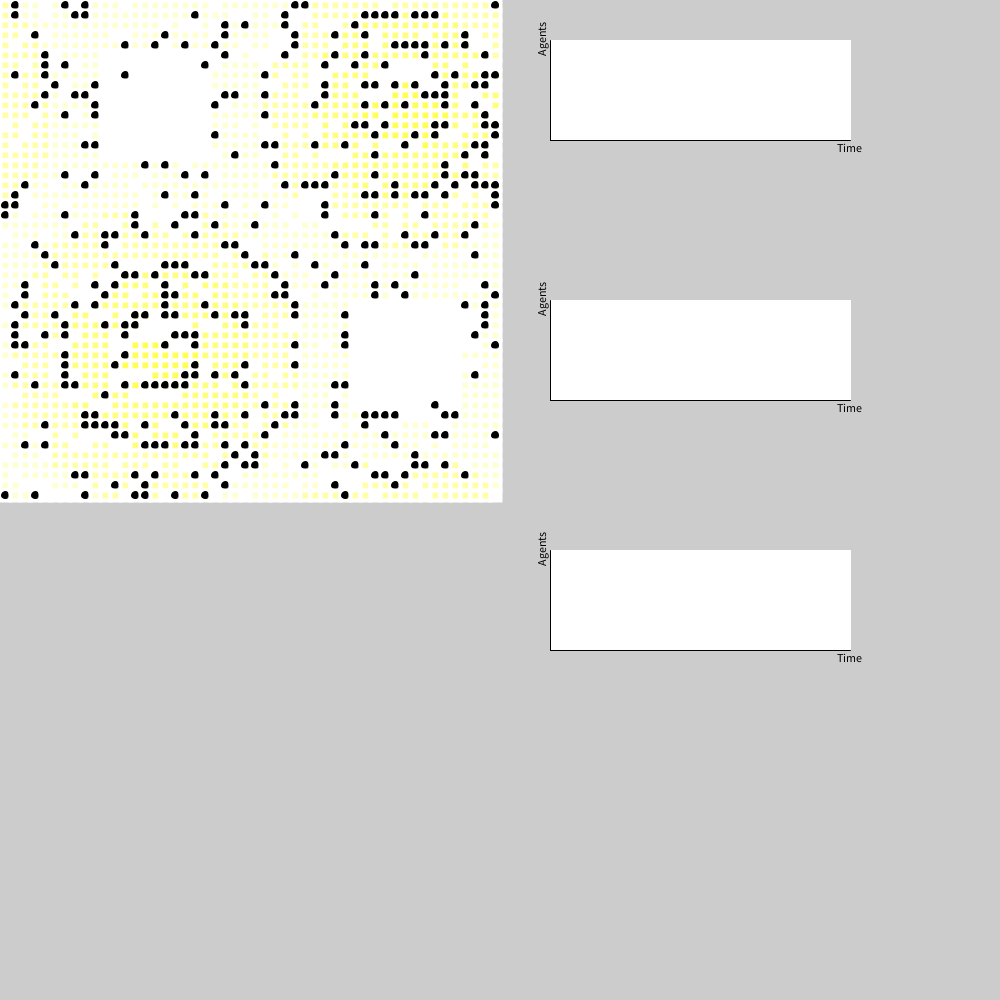
Frame 1 (no input)
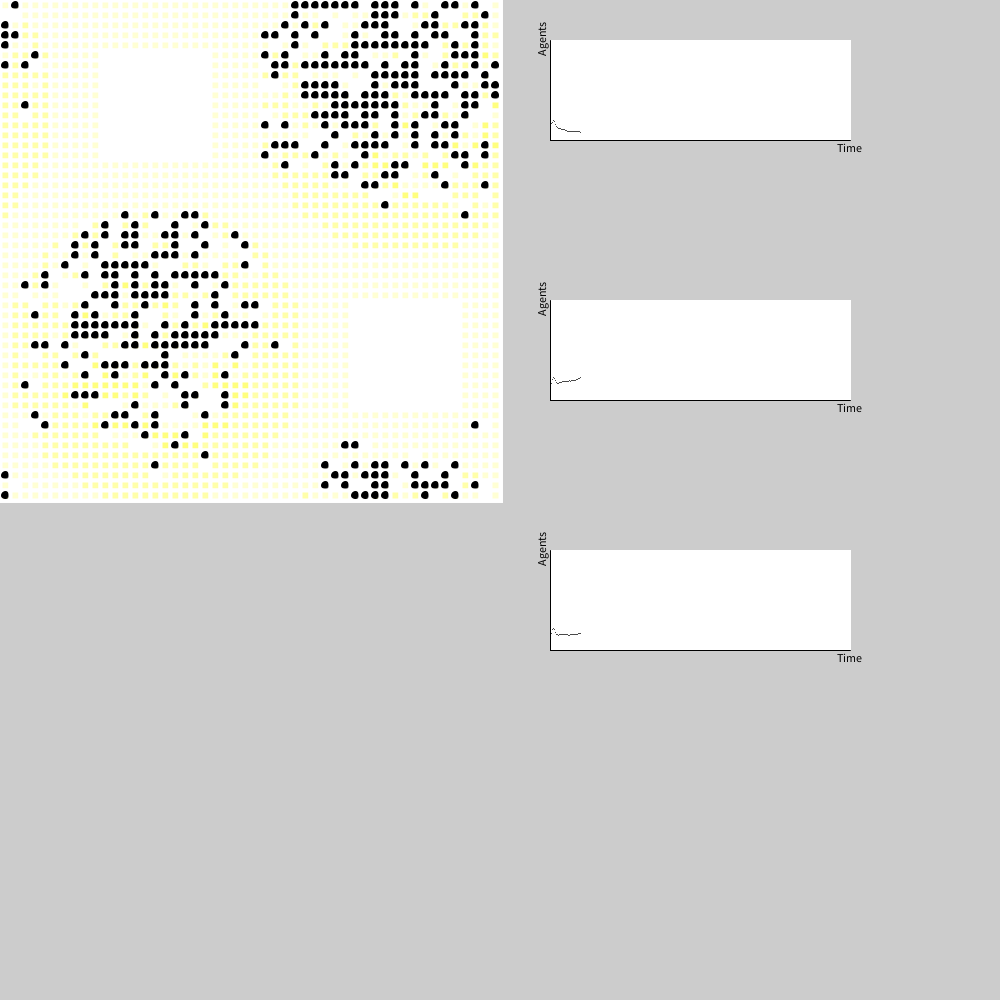
Frame 60 (the mouse pressed at the canvas centre just before this capture)
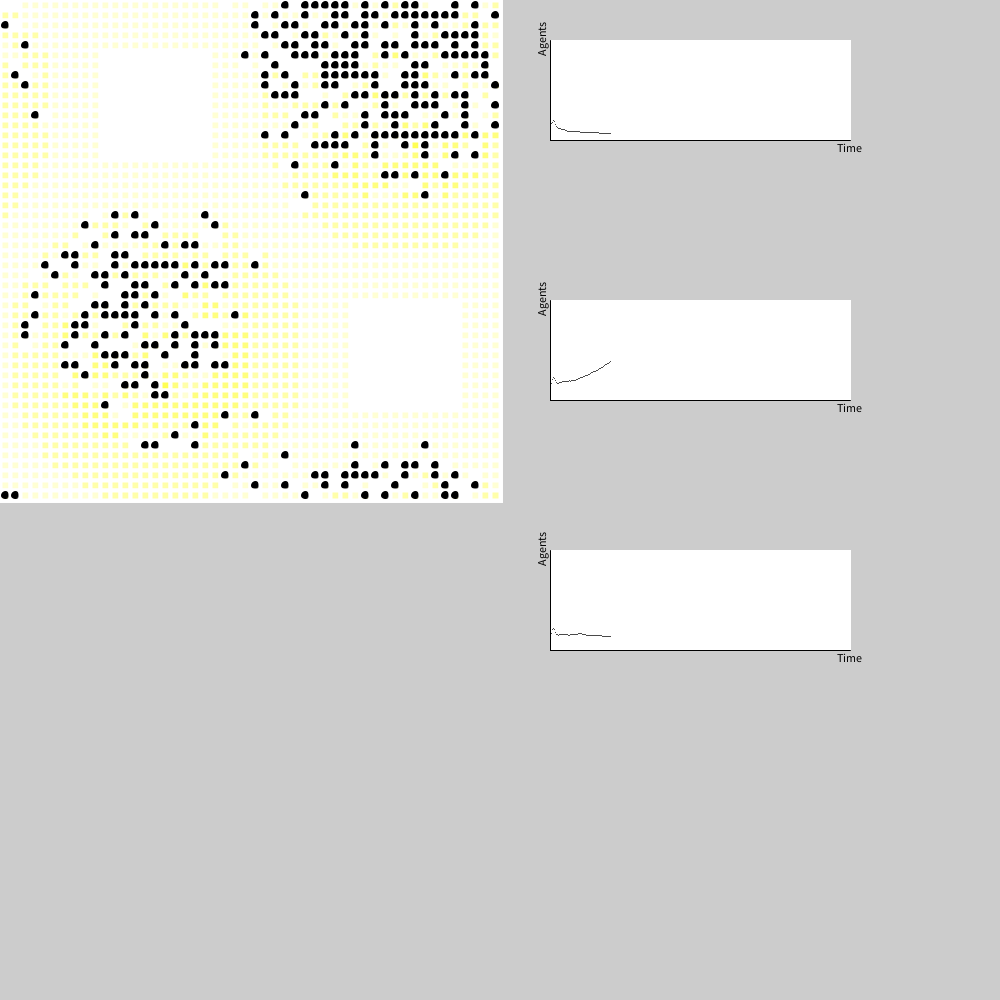
Frame 120 (the mouse held since frame 60 and released just before this capture)

The Processing sketch that drew these frames (run headless with seeded random() and noise(); from frame 60 on, the mouse is pressed at the canvas centre):

// Processing sketch: Final
// ── Final.pde
void setup(){
  size(1000,1000);
  gridSmall.addSugarBlob(40,10,5,4);
  gridSmall.addSugarBlob(15,35,5,4);
  gridLarge.addSugarBlob(40,10,5,4);
  gridLarge.addSugarBlob(15,35,5,4);
  gridExtinct.addSugarBlob(40,10,5,4);
  gridExtinct.addSugarBlob(15,35,5,4);
  gridSmall.setFertility(fSmall);
  gridLarge.setFertility(fLarge);
  fLarge.setType(false);
  fExtinct.setType(false);
  Integer[] agesChildStart = new Integer[]{12,15};
  Integer[] agesYSmallChildStop = new Integer[]{30,40};
  Integer[] agesXSmallChildStop = new Integer[]{40,50};
  Integer[] agesYLargeChildStop = new Integer[]{40,50};
  Integer[] agesXLargeChildStop = new Integer[]{50,60};
  childBearingOnset_Small.put('X',agesChildStart);
  childBearingOnset_Small.put('Y',agesChildStart);
  climatixOnset_Small.put('X',agesYSmallChildStop);
  climatixOnset_Small.put('Y',agesXSmallChildStop);
  childBearingOnset_Large.put('X',agesChildStart);
  childBearingOnset_Large.put('Y',agesChildStart);
  climatixOnset_Large.put('X',agesYLargeChildStop);
  climatixOnset_Large.put('Y',agesXLargeChildStop);
  for(int i = 0; i < 401; i++){
    Agent adding = factory.makeAgent();
    gridSmall.addAgentAtRandom(adding);
    gridLarge.addAgentAtRandom(adding);
    gridExtinct.addAgentAtRandom(adding);
  }
  frameRate(5);
}

HashMap<Character,Integer[]> childBearingOnset_Small = new HashMap();
HashMap<Character,Integer[]> climatixOnset_Small = new HashMap();
HashMap<Character,Integer[]> childBearingOnset_Large = new HashMap();
HashMap<Character,Integer[]> climatixOnset_Large = new HashMap();
HashMap<Character,Integer[]> childBearingOnset_Extinct = new HashMap();
HashMap<Character,Integer[]> climatixOnset_Extinct = new HashMap();

PollutionRule P = new PollutionRule(1,2);
FertilityRule fSmall = new FertilityRule(childBearingOnset_Small,climatixOnset_Small);
FertilityRule fLarge = new FertilityRule(childBearingOnset_Large,climatixOnset_Large);
FertilityRule fExtinct = new FertilityRule(childBearingOnset_Small,climatixOnset_Small);
MovementRule M = new SugarSeekingMovementRule();
MovementRule PM = new PollutionMovementRule();
GrowthRule G = new GrowbackRule(1);
GrowthRule SG = new SeasonalGrowbackRule(2,1,10,20,20);
SugarGrid gridSmall = new SugarGrid(50,50,10,G,P);
SugarGrid gridLarge = new SugarGrid(50,50,10,G,P);
SugarGrid gridExtinct = new SugarGrid(50,50,10,G,P);
LineGraph graph1 = new AgentGraph(550,050,300,100, "Time", "Agents");
LineGraph graph2 = new AgentGraph(550,300,300,100, "Time", "Agents");
LineGraph graph3 = new AgentGraph(550,550,300,100, "Time", "Agents");
AgentFactory factory = new AgentFactory(1,4,1,6,50,100,M);
ReplacementRule R = new ReplacementRule(60,100,factory);

void draw(){
  gridSmall.update();
  fSmall.reproduce(gridSmall);
  gridLarge.update();
  fLarge.reproduce(gridLarge);
  gridExtinct.update();
  fExtinct.reproduce(gridExtinct);
  gridExtinct.display();
  graph1.update(gridSmall);
  graph2.update(gridLarge);
  graph3.update(gridExtinct);
}

// ── AgentFactory.pde
class AgentFactory
{
  //variables
  int minMetabolism;
  int maxMetabolism;
  int minVision;
  int maxVision;
  int minInitialSugar;
  int maxInitialSugar;
  MovementRule M;
  
  //constructor
  public AgentFactory(int minM, int maxM, int minV, int maxV, int minS, int maxS, MovementRule M){
    this.minMetabolism = minM;
    this.maxMetabolism = maxM;
    this.minVision = minV;
    this.maxVision = maxV;
    this.minInitialSugar = minS;
    this.maxInitialSugar = maxS;
    this.M = M;
  }
  
  //makeAgent
  public Agent makeAgent(){
    int meta = (int)random(this.minMetabolism,this.maxMetabolism);
    int vis = (int)random(this.minVision,this.maxVision);
    int sug = (int)random(this.minInitialSugar,this.maxInitialSugar);
    return new Agent(meta,vis,sug,this.M);
  }
  
}

// ── CDF.pde
abstract class CDFGraph extends Graph
{
  //variables
  int CPV;
  int numUpdates;
  int HowWide;
  int X;
  int Y;
  
  //constructor
  public CDFGraph(int X, int Y, int HowWide, int HowTall, String Xlab, String Ylab, int callsPerValue){
    super(X,Y,HowWide,HowTall,Xlab,Ylab);
    this.CPV = callsPerValue;
    this.numUpdates = 0;
    this.HowWide = HowWide;
    this.X = X;
    this.Y = Y;
  }
  
  //reset
  public abstract void reset(SugarGrid G);
  
  //nextPoint
  public abstract int nextPoint(SugarGrid G);
  
  //getTotalCalls
  public abstract int getTotalCalls(SugarGrid G);
  
  //update
  public void update(SugarGrid G){
    int numPerCell;
    this.numUpdates = 0;
    super.update(G);
    reset(G);
    if(getTotalCalls(G)!=0) numPerCell = this.HowWide/getTotalCalls(G);
    else numPerCell = 0;
    while(numUpdates < getTotalCalls(G)){
      strokeWeight(1);
      rectMode(CORNER);
      rect((numUpdates*numPerCell)+this.X,nextPoint(G),numPerCell,1);
      numUpdates++;
    }
  }
  
}

class WealthCDF extends CDFGraph
{
  //variables
  ArrayList<Agent> sorted;
  int totalSugar;
  int sugarSoFar;
  int CPV;
  
  //constructor
  public WealthCDF(int X, int Y, int HowWide, int HowTall, String Xlab, String Ylab, int callsPerValue){
    super(X,Y,HowWide,HowTall,Xlab,Ylab,callsPerValue);
    totalSugar = 0;
    this.CPV = callsPerValue;
  }
  
  //reset
  public void reset(SugarGrid G){
    Sorter R = new QuickSorter();
    totalSugar = 0;
    sorted = G.getAgents();
    R.sort(sorted);
    for(Agent i:sorted){
      totalSugar+=i.getSugarLevel();
    }
    sugarSoFar = 0;
  }
  
  //nextPoint
  public int nextPoint(SugarGrid G){
    int currentAgents = (numUpdates)*this.CPV;
    int AverageSugar = 0;
    for(int i = currentAgents; i < this.CPV+currentAgents && i < sorted.size(); i++){
      AverageSugar+= sorted.get(i).getSugarLevel();
    }
    AverageSugar /= this.CPV;
    sugarSoFar += AverageSugar;
    double temp = (double)sugarSoFar/totalSugar;
    temp*=-this.Height;
    temp-=(temp/this.Height);
    temp*=3;
    temp+=this.y; 
    temp+=this.Height; 
    return (int)temp;
  }
  
  //getTotalCalls
  public int getTotalCalls(SugarGrid G){
    ArrayList<Agent> Lenght = G.getAgents();
    float temp = (float)Lenght.size()/this.CPV;
    temp+=0.5;
    return (int)temp;
  }
  
}

// ── Fertility.pde
class FertilityRule
{
  //variables
  Map<Character, Integer[]> child;
  Map<Character, Integer[]> climax;
  Map<Agent,Integer> referenceChild;
  Map<Agent,Integer> referenceClimax;
  Map<Agent,Integer> PrevSug;
  boolean type;
  
  //constructor
  public FertilityRule(Map<Character, Integer[]> childbearingOnset, Map<Character, Integer[]> climaticOnset){
    this.child = childbearingOnset;
    this.climax = climaticOnset;
    this.PrevSug = new HashMap(30);
    this.referenceChild = new HashMap(30);
    this.referenceClimax = new HashMap(30);
    this.type = true;
  }
  
  //isFertile
  public boolean isFertile(Agent A){
    if(A == null || !A.isAlive()){ //<>//
      //remove A from everything //<>//
      //
      //
      //
      return false; //<>//
    } //<>//
    if(!this.PrevSug.containsKey(A)){ //<>//
      char sex = A.getSex(); //<>//
      if(sex == 'X'){ //<>//
        int cX1 = child.get('X')[0]; //<>//
        int cX2 = child.get('X')[1]; //<>//
        int c = (int)random(cX1,cX2); //<>//
        this.referenceChild.put(A,c); //<>//
        int oX1 = climax.get('X')[0]; //<>//
        int oX2 = climax.get('X')[1]; //<>//
        int o = (int)random(oX1,oX2); //<>//
        this.referenceClimax.put(A,o); //<>//
      } //<>//
      else{ //<>//
        int cY1 = child.get('Y')[0]; //<>//
        int cY2 = child.get('Y')[1]; //<>//
        int c = (int)random(cY1,cY2); //<>//
        this.referenceChild.put(A,c); //<>//
        int oY1 = climax.get('Y')[0]; //<>//
        int oY2 = climax.get('Y')[1]; //<>//
        int o = (int)random(oY1,oY2); //<>//
        this.referenceClimax.put(A,o); //<>//
      } //<>//
    } //<>//
    int C = this.referenceChild.get(A); //<>//
    int O = this.referenceClimax.get(A); //<>//
    int Age = A.getAge(); //<>//
    if(Age >= C && Age < O){ //<>//
      if(!PrevSug.containsKey(A)){ //<>//
        PrevSug.put(A,A.getSugarLevel()); //<>//
      } //<>//
      if(type){
        if(A.getSugarLevel() >= PrevSug.get(A)){  //<>//
          return true; 
        }
      }
      else{
        if(A.getSugarLevel() >= (int)random(10,40)){
          return true;
        }
      }
    } //<>//
    return false; //<>//
  }
  
  //canBreed
  public boolean canBreed(Agent A, Agent B, LinkedList<Square> near){
    for(Square i: near){
      if(i.getAgent() == B) break;
      if(i == near.getLast()) return false;
    }
    for(Square i: near){
      if(i.getAgent() == null) break;
      if(i == near.getLast()) return false;
    }
    if(A.getSex() != B.getSex()) return false;
    else{
      if(isFertile(A) && isFertile(B)) return true;
    }
    return false;
  }
  
  //breed
  public Agent breed(Agent A, Agent B, LinkedList<Square> Alocal, LinkedList<Square> Blocal){
    LinkedList<Square> empty = new LinkedList<Square>();
    Agent NewChild = new Agent(0,0,0,new SugarSeekingMovementRule());
    if(!canBreed(A,B,Alocal) && !canBreed(B,A,Blocal)) return null;
    else{
      int childMeta = 0;
      if((int)random(0,1) == 0) childMeta = A.getMetabolism();
      else childMeta = B.getMetabolism();
      int childVis = 0;
      if((int)random(0,1) == 0) childVis = A.getVision();
      else childVis = B.getVision();
      MovementRule childMove = A.getMovementRule();
      char childSex = 'A';
      if((int)random(0,1) == 0) childSex = 'X';
      else childSex = 'Y';
      NewChild = new Agent(childMeta, childVis, 0, childMove, childSex);
      int halfA = A.getSugarLevel()/2;
      int halfB = B.getSugarLevel()/2;
      A.gift(NewChild,halfA);
      B.gift(NewChild,halfB);
      if((int)random(0,1) == 0){
        for(Square i: Alocal){
          if(i.getAgent() == null) empty.add(i);
        }
      }
      else{
        for(Square i: Blocal){
          if(i.getAgent() == null) empty.add(i);
        }
      }
      Collections.shuffle(empty);
      empty.get((int)random(empty.size())).setAgent(NewChild);
    }
    return NewChild;
  }
  
  //reproduce
  public void reproduce(SugarGrid G){
    ArrayList<Agent> allAgents = G.getAgents();
    for(Agent i: allAgents){
      int k = 0;
      int wide = G.getWidth();
      while(G.getAgentAt(k%wide,k/wide) != i){
        k++;
        if(k > wide*G.getHeight()) break;
      }
      Agent A = i;
      LinkedList<Square> aLocal = G.generateVision(k%wide,k/wide,1);
      aLocal.remove(aLocal.get(0));
      Collections.shuffle(aLocal);
      for(Square j: aLocal){
        Agent B = j.getAgent();
        if(B != null){
          if(this.canBreed(A,B,aLocal)){
            LinkedList<Square> bLocal = G.generateVision(j.getX(),j.getY(),1);
            this.breed(A,B,aLocal,bLocal);
          }
        }
      }
    }
  }
  
  //gets
  ////////////////////////////////////////////
  
  //sets
  ////////////////////////////////////////////
  
  //type
  public void setType(boolean flip){
    this.type = flip;
  }
  
}

// ── Graph.pde
class Graph
{
  //variables
  int x;
  int y;
  int Width;
  int Height;
  String xlab;
  String ylab;
  int counter;
  
  //constructor
  public Graph(int x, int y, int Width, int Height, String xlab, String ylab){
    this.x = x;
    this.y = y;
    this.Width = Width;
    this.Height = Height;
    this.xlab = xlab;
    this.ylab = ylab;
    this.counter = 0;
  }
  
  //update
  public void update(SugarGrid G){
    fill(255);
    strokeWeight(1);
    stroke(255);
    rect(this.x,this.y,this.Width,this.Height);
    stroke(0);
    line(this.x,this.y+this.Height,this.x+this.Width,this.y+this.Height);
    line(this.x,this.y,this.x,this.y+this.Height);
    textAlign(CENTER);
    fill(0);
    text(this.xlab, this.x+this.Width,this.y+this.Height+12);
    pushMatrix();
    translate(this.x,this.y);
    rotate(-PI/2.0);
    text(this.ylab, 0, -5);
    popMatrix();
  }
  
}


abstract class LineGraph extends Graph
{
  //variables
  int X;
  int Y;
  int HW;
  int HT;
  String Xlab;
  String Ylab;
  int UpdateCount;
  int counter;
  
  //constructor
  public LineGraph(int X, int Y, int HowWide, int HowTall, String Xlab, String Ylab){
    super(X,Y,HowWide,HowTall,Xlab,Ylab);
    this.X = X;
    this.Y = Y;
    this.HW = HowWide;
    this.HT = HowTall;
    this.Xlab = Xlab;
    this.Ylab = Ylab;
    this.UpdateCount = 0;
    this.counter = 0;
  }
  
  //nextPoint
  public abstract int nextPoint(SugarGrid G);
  
  //update
  public void update(SugarGrid G){
    counter++;
    strokeWeight(1);
    if(UpdateCount == 0){
      super.update(G);
      this.UpdateCount++;
    }
    else if(counter%2 ==0){
      stroke(0);
      point(this.UpdateCount+this.X,this.Y+this.HT-(nextPoint(G))/4);
      this.UpdateCount++;
      if(this.UpdateCount > this.HW){
        this.UpdateCount = 0;
      }
    }
  }
  
}

class SugarGraph extends LineGraph
{
  //variables
  int AS;
  int X;
  int Y;
  int HW;
  int HT;
  
  //constructor
  public SugarGraph(int X, int Y, int HowWide, int HowTall, String Xlab, String Ylab){
    super(X,Y,HowWide,HowTall,Xlab,Ylab);
    this.HT = HowTall;
  }
  
  //nextPoint
  public int nextPoint(SugarGrid G){
    int TotalAgents = G.getAgents().size();
    if(TotalAgents == 0){
      return this.X;
    }
    int TotalSugar = 0;
    for(Agent i: G.getAgents()){
      TotalSugar += i.getSugarLevel();
    }
    int temp = TotalSugar/TotalAgents;
    temp /= (this.HT/4);
    return temp+5;
  }
  
}

class MetabolismGraph extends LineGraph
{
  //variables
  int AS;
  int X;
  int Y;
  int HW;
  int HT;
  
  //constructor
  public MetabolismGraph(int X, int Y, int HowWide, int HowTall, String Xlab, String Ylab){
    super(X,Y,HowWide,HowTall,Xlab,Ylab);
    this.HT = HowTall;
  }
  
  //nextPoint
  public int nextPoint(SugarGrid G){
    int TotalAgents = G.getAgents().size();
    if(TotalAgents == 0) return X;
    int TotalMetabolism = 0;
    for(Agent i: G.getAgents()){
      TotalMetabolism += i.getMetabolism();
    }
    int temp = TotalMetabolism/TotalAgents;
    temp /= this.HT;
    return temp+5;
  }
  
}

class VisionGraph extends LineGraph
{
  //variables
  int AS;
  int X;
  int Y;
  int HW;
  int HT;
  
  //constructor
  public VisionGraph(int X, int Y, int HowWide, int HowTall, String Xlab, String Ylab){
    super(X,Y,HowWide,HowTall,Xlab,Ylab);
    this.HT = HowTall;
  }
  
  //nextPoint
  public int nextPoint(SugarGrid G){
    int TotalAgents = G.getAgents().size();
    if(TotalAgents == 0) return X;
    int TotalVision = 0;
    for(Agent i: G.getAgents()){
      TotalVision += i.getVision();
    }
    int temp = TotalVision/TotalAgents;
    temp /= this.HT;
    return temp+5;
  }
  
}

class AgentGraph extends LineGraph
{
  //variables
  int x;
  int y;
  int HW;
  int HT;
  
  //constructor
  public AgentGraph(int X, int Y, int HowWide, int HowTall, String Xlab, String Ylab){
    super(X,Y,HowWide,HowTall,Xlab,Ylab);
    this.HT = HowTall;
  }
  
  //nextPoint
  public int nextPoint(SugarGrid G){
    int temp =  G.getAgents().size();
    println(temp);
    if(temp == 0) return this.X;
    temp /= (this.HT/15);
    return temp+5;
  }
  
}

class FertilityGraph extends LineGraph
{
  //variables
  int x;
  int y;
  int HW;
  int HT;
  FertilityRule F;
  
  //constructor
  public FertilityGraph(int X, int Y, int HowWide, int HowTall, String Xlab, String Ylab, FertilityRule F){
    super(X,Y,HowWide,HowTall,Xlab,Ylab);
    this.F = F;
  }
  
  //nextPoint
  public int nextPoint(SugarGrid G){
    int totalAgents = G.getAgents().size();
    int totalFertility = 0;
    if(totalAgents == 0) return this.X;
    for(Agent i: G.getAgents()){
      if(this.F.isFertile(i)){
        totalFertility++;
      }
    }
    return totalFertility/totalAgents;
  }
  
}

// ── Growth.pde
interface GrowthRule
{
  public void growBack(Square S);
}

class GrowbackRule implements GrowthRule
{
  //variables
  int rate;
  
  //constructor
  public GrowbackRule(int rate){
    this.rate = rate;
  }
  
  //growBack
  public void growBack(Square S){
    S.setSugar(S.getSugar()+this.rate);
  }
  
}

class SeasonalGrowbackRule implements GrowthRule
{
  //variables
  int alpha;
  int beta;
  int gamma;
  int equator;
  int numsquares;
  boolean NorthSummer;
  int count;
  
  //constructor
  public SeasonalGrowbackRule(int A, int B, int G, int E, int NS){
    this.alpha = A;
    this.beta = B;
    this.gamma = G;
    this.equator = E;
    this.numsquares = NS;
    this.NorthSummer = true;
    this.count = 0;
  }
  
  //gorwBack
  public void growBack(Square S){
    if(S.getY() >= this.equator){
      if(NorthSummer == true){
        S.increaseSugar(this.alpha);
      }
      else S.increaseSugar(this.beta);
    }
    else if(S.getY() < this.equator){
      if(NorthSummer == true){
        S.increaseSugar(this.beta);
      }
      else S.increaseSugar(this.alpha);
    }
  }
  
  //NorthSummer
  public boolean NorthSummer(){
    return NorthSummer;
  }
  
}

// ── MovementRules.pde
import java.util.*;

interface MovementRule
{
  //move
  public Square move(LinkedList<Square> near, SugarGrid G, Square Middle);
  
}

public class SugarSeekingMovementRule implements MovementRule
{
  //variables
  
  //constructor
  public SugarSeekingMovementRule(){}
  
  //move
  public Square move(LinkedList<Square> near, SugarGrid G, Square Middle){
    Collections.shuffle(near);
    Square BestS = new Square(0,0,0,0);
    int BestI = 0;
    for(Square i: near){
      if(i.getSugar() > BestI){ BestS = i; BestI = i.getSugar(); }
      else if(i.getSugar() == BestI){
        if(BestI == 0);
        else{
          if(G.euclidianDistance(i,Middle) < G.euclidianDistance(BestS, Middle)){ 
            if(i.getAgent() == null){
              BestS = i; 
            }
          }
        }
      }
    }
    return BestS;
  }
  
}

public class PollutionMovementRule implements MovementRule
{
  //variables
  
  //constructor
  public PollutionMovementRule(){}
  
  //move
  public Square move(LinkedList<Square> near, SugarGrid G, Square Middle){
    Square BestS = new Square(0,0,0,0);
    int BestP = 10000;
    int BestI = 1;
    for(Square i: near){
      int ratio = i.getPollution()/i.getSugar();
      if(ratio < BestP/BestI){ BestS = i; BestI = i.getSugar(); BestP = i.getPollution(); }
      else if(ratio == BestP/BestI){
        if(G.euclidianDistance(i,Middle) < G.euclidianDistance(BestS, Middle)){ 
          if(i.getAgent() == null){
            BestS = i; 
            BestP = i.getPollution(); 
            BestI = i.getSugar(); 
          }
        }
      }
    }
    return BestS;
  }
}

// ── Pollution.pde
class PollutionRule
{
  //variables
  int gathering;
  int eating;
  
  //constructor
  public PollutionRule(int gathering, int eating){
    this.gathering = gathering;
    this.eating = eating;
  }
  
  //pollute
  public void pollute(Square S){
    if(S.getAgent() == null) return;
    else{
      int currentsugar = S.getSugar();
      int currentmetabolism = S.getAgent().getMetabolism();
      S.increasePollution(this.gathering*currentsugar);
      S.increasePollution(this.eating*currentmetabolism);
    }
  }
  
}

// ── Replace.pde
class ReplacementRule
{
  //variables
  int min;
  int max;
  AgentFactory fac;
  HashMap<Agent,Integer> L;
  
  //constructor
  public ReplacementRule(int minAge, int maxAge, AgentFactory fac){
    this.min = minAge;
    this.max = maxAge;
    this.fac = fac;
    this.L = new HashMap(30);
  }
  
  //replaceThisOne
  public boolean replaceThisOne(Agent A){
    if(!this.L.containsKey(A)){
      int life = (int)random(this.min,this.max);
      this.L.put(A,life);
    }
    int age = A.getAge();
    int maxAge = this.L.get(A);
    if(age > maxAge){
      this.L.put(A,maxAge+1);
      return true;
    }
    if(!A.isAlive()){
      return true;
    }
    return false;
  }
  
  //replace
  public Agent replace(Agent A, List<Agent> others){
    return this.fac.makeAgent();
  }
  
}

// ── SocialNetwork.pde
class SocialNetwork
{
  //variables
  private LinkedList<SocialNetworkNode>[] adj;
  int size;
  SugarGrid G;
  
  //constructor
  public SocialNetwork(SugarGrid G){
    this.size = G.getWidth()*G.getHeight();
    adj = new LinkedList[this.size];
    for(int i = 0; i < G.getWidth(); i++){
      LinkedList<SocialNetworkNode> temp = new LinkedList<SocialNetworkNode>();
      for(int j = 0; j < G.getHeight(); j++){
        Agent here = G.getAgentAt(i,j);
        if(here == null);
        else{
          int radius = here.getVision();
          LinkedList<Square> vision = G.generateVision(i,j,radius);
          for(Square S: vision){
            Agent inVision = S.getAgent();
            if(inVision == null);
            else{
              temp.add(new SocialNetworkNode(inVision));
            }
          }
          int index = i + (j*G.getHeight());
          adj[index] = temp;
        }
      }
    }
    this.G = G;
  }
  
  //adjacent
  public boolean adjacent(SocialNetworkNode A, SocialNetworkNode B){
    int i = 0;
    while(i <= this.size && !(this.adj[i].get(0) == A)){
      i++;
    }
    if(i > this.size) return false;
    LinkedList<SocialNetworkNode> temp = this.adj[i];
    if(temp.contains(B)) return true;
    else{
      i = 0;
      while(i <= this.size && !(this.adj[i].get(0) == B)){
        i++;
      }
      if(i > this.size) return false;
      LinkedList<SocialNetworkNode> temp2 = this.adj[i];
      if(temp2.contains(A)) return true;
    }
    return false;
  }
  
  //seenBy
  public LinkedList<SocialNetworkNode> seenBy(SocialNetworkNode A){
    LinkedList<SocialNetworkNode> temp = new LinkedList<SocialNetworkNode>();
    for(LinkedList i: adj){
      if(i.get(0) != A && i.contains(A)){
        temp.add((SocialNetworkNode)i.get(0));
      }
      if(temp.isEmpty()) return null;
    }
    return temp;
  }
  
  //sees
  public LinkedList<SocialNetworkNode> sees(SocialNetworkNode B){
    for(LinkedList i: adj){
      if(i.get(0) == B) return i;
    }
    return null;
  }
  
  //resetPaint
  public void resetPaint(){
    for(LinkedList<SocialNetworkNode> i: adj){
      for(SocialNetworkNode j: i){
        j.unpaint();
      }
    }
  }
  
  //pathExsists
  public boolean pathExsists(Agent A, Agent B){
    SocialNetworkNode a = getNode(A);
    SocialNetworkNode b = getNode(B);
    if(adjacent(a,b)) return true;
    else{
      LinkedList<SocialNetworkNode> temp = sees(a);
      for(SocialNetworkNode i: temp){
        if(!i.painted()){
          i.paint();
          if(pathExsists(i.getAgent(),B)) return true;
        }
      }
    }
    resetPaint();
    return false;
  }
  
  //bacon
  public LinkedList<SocialNetworkNode> bacon(Agent A, Agent B){
    if(!pathExsists(A,B)) return null;
    SocialNetworkNode a = getNode(A);
    SocialNetworkNode b = getNode(B);
    LinkedList<SocialNetworkNode> path = new LinkedList<SocialNetworkNode>();
    LinkedList<SocialNetworkNode> shortest = new LinkedList<SocialNetworkNode>();
    if(adjacent(a,b)){
      path.add(a);
      path.add(b);
      return path;
    }
    else{
      int Length = 1000;
      int i = 0;
      for(LinkedList j: adj){
        if(j.get(0) == a) break;
        else i++;
      }
      for(SocialNetworkNode j : adj[i]){
        if(!j.painted()){
          j.paint();
          LinkedList<SocialNetworkNode> temp = bacon(j.getAgent(),B);
          if(temp.size() < Length){ 
            Length = temp.size(); 
            shortest = temp;
          }
        }
      }
      shortest.addFirst(a);
      return shortest;
    }
  }
  
  //gets
  ////////////////////////////////////////////
  
  //getNode
  public SocialNetworkNode getNode(Agent A){
    for(LinkedList<SocialNetworkNode> i: adj){
      for(SocialNetworkNode j : i){
        if(j.getAgent() == A) return j;
      }
    }
    return null;
  }
  
}

// ── SocialNode.pde
class SocialNetworkNode
{
  //variables
  Agent current;
  boolean painted;
  
  //constructor
  public SocialNetworkNode(Agent A){
    this.current = A;
    this.painted = false;
  }
  
  //painted
  public boolean painted(){
    return this.painted;
  }
  
  //paint
  public void paint(){
    this.painted = true;
  }
  
  //unpaint
  public void unpaint(){
    this.painted = false;
  }
  
  //getAgent
  public Agent getAgent(){
    return this.current;
  }
  
}

// ── Sorter.pde
abstract class Sorter
{
  //sort
  public abstract void sort(ArrayList<Agent> al);
  
  //lessThan
  public boolean lessThan(Agent A, Agent B){
    if(A.getSugarLevel() < B.getSugarLevel()) return true;
    else return false;
  }
  
}

class BubbleSorter extends Sorter
{
  //variables
  boolean done;
  boolean swapped;
  
  //constructor
  public BubbleSorter(){
    this.done = false;
    this.swapped = false;
  }
  
  //sort
  public void sort(ArrayList<Agent> al){
    done = false;
    swapped = false;
    int size = al.size();
    while(!done){
      for(int i = 0; i < size; i++){
        if(lessThan(al.get(i-1),al.get(i))){
          Agent temp = al.get(i);
          al.set(i,al.get(i-1));
          al.set(i-1,temp);
          swapped = true;
        }
        if(swapped == false) done = true;
      }
    }
  }
  
}

class InsertionSorter extends Sorter
{
  //variables
  
  //constructor
  public InsertionSorter(){}
  
  //sort
  public void sort(ArrayList<Agent> al){
    int size = al.size();
    for(int i = 0; i < size; i++){
      Agent temp = al.get(i);
      int j = i-1;
      while(j >= 0 && lessThan(temp,al.get(j))){
        al.set(j+1,al.get(j));
        j--;
      }
      al.set(j+1,temp);
    }
  }
  
}

class MergeSorter extends Sorter
{
  //variables
  ArrayList<Agent> AUX;
  
  //constructor
  public MergeSorter(){}
  
  //sort
  public void sort(ArrayList<Agent> al){
    AUX = new ArrayList<Agent>(al);
    sort(al,0,al.size());
  }
  
  //sort(private)
  private void sort(ArrayList<Agent> al, int start, int end){
    if(end - start == 1) return;
    
    int middle = (end+start)/2;
    sort(al,start,middle);
    sort(al,middle,end);
    merge(al,start,end);
  }
  
  //merge(private)
  private void merge(ArrayList<Agent> al, int start, int end){
    for(int i = start; i < end; i++){
      AUX.set(i,al.get(i));
    }
    int middle = (start+end)/2;
    int current = start;
    int i = start;
    int j = middle;
    while(i < middle && j < end){
      if(lessThan(AUX.get(j),AUX.get(i))) al.set(current++, AUX.get(j++));
      else al.set(current++,AUX.get(i++));
    }
    if(i == middle){
      while(j < end) al.set(current++, AUX.get(j++));
    }
    if(j == end){
      while(i < middle) al.set(current++, AUX.get(i++));
    }
  }
  
}

class QuickSorter extends Sorter
{
  //variables
  
  //constructor
  public QuickSorter(){}
  
  //sort
  public void sort(ArrayList<Agent> al){
    Collections.shuffle(al);
    sort(al,0,al.size()-1);
  }
  
  //sort(private)
  private void sort(ArrayList<Agent> al, int start, int end){
    if(end <= start) return;
    int pivot = partition(al,start,end);
    sort(al,start,pivot-1);
    sort(al,pivot+1,end);
  }
  
  //partition(private)
  private int partition(ArrayList<Agent> al, int start, int end){
    int i = start;
    int j = end;
    while(true){
      while(lessThan(al.get(++i), al.get(start))){
        if(i == end) break;
      }
      while(lessThan(al.get(start), al.get(--j))){
        if(j == start) break;  
      }
      
      if(i >= j) break;
      exchange(al,i,j);
    }
    exchange(al,start,j);
    return j;
  }
  
  //exchange(private)
  private void exchange(ArrayList<Agent> al, int i, int j){
    Agent temp = al.get(i);
    al.set(i, al.get(j));
    al.set(j,temp);
  }
  
}

// ── Square.pde
public class Square
{
  //variables
  int x;
  int y;
  int sugarlevel;
  int maxsugarlevel;
  Agent current;
  int pollution;
  
  //constructor
  public Square(int sugarlevel, int maxsugarlevel, int x, int y){
    this.x = x;
    this.y = y;
    this.sugarlevel = sugarlevel;
    this.maxsugarlevel = maxsugarlevel;
    this.current = null;
    this.pollution = 0;
  }
  
  //display
  public void display(int size){
    strokeWeight(4);
    stroke(255);
    fill(255,255,255-this.sugarlevel/6.0*255);
    rect(this.x*size,this.y*size,size,size);
    if(this.current == null) return;
    this.current.display(this.x*size+size/2,this.y*size+size/2,size);
  }
  
  //ocupied
  public boolean occupied(){
    if(this.current != null) return true;
    else return false;
  }
  
  //gets
  //////////////////////////////////////////////////
  
  //sugar
  public int getSugar(){
    return this.sugarlevel;
  }
  
  //maxsugar
  public int getMaxSugar(){
    return this.maxsugarlevel;
  }
  
  //x
  public int getX(){
    return this.x;
  }
  
  //y
  public int getY(){
    return this.y;
  }
  
  //agent
  public Agent getAgent(){
    return this.current;
  }
  
  //pollution
  public int getPollution(){
    return this.pollution;
  }
  
  //sets
  //////////////////////////////////////////////////
  
  //sugar
  public void setSugar(int amount){
    this.sugarlevel = amount;
    if(this.sugarlevel < 0){ this.sugarlevel = 0; return; }
    if(this.sugarlevel > this.maxsugarlevel){ this.sugarlevel = this.maxsugarlevel; return; }
  }
  
  //maxsugar
  public void setMaxSugar(int amount){
    if(amount < 0){ this.maxsugarlevel = 0; return; }
    this.maxsugarlevel = amount;
  }
  
  //agent
  public void setAgent(Agent New){
    if(this.current != null){
      if(New == null || New == this.current){ this.current = New; return; }
      assert(1==0);
    }
    this.current = New;
  }
  
  //pollution
  public void setPollution(int amount){
    this.pollution = amount;
  }
  
  //increaseSugar
  public void increaseSugar(int amount){
    this.sugarlevel+=amount;
    if(this.sugarlevel < 0){ this.sugarlevel = 0; return; }
    if(this.sugarlevel > this.maxsugarlevel){ this.sugarlevel = this.maxsugarlevel; return; }
  }
  
  //increasePollution
  public void increasePollution(int amount){
    this.pollution+=amount;
  }
  
}

// ── SugarGrid.pde
class SugarGrid
{
  //variables
  int Width;
  int Height;
  int sidelength;
  GrowthRule G;
  ArrayList Grid;
  PollutionRule P;
  FertilityRule F;
  ReplacementRule R;
  
  //constructor
  public SugarGrid(int Width, int Height, int sidelength, GrowthRule G, PollutionRule P){
    this.Width = Width;
    this.Height = Height;
    this.sidelength = sidelength;
    this.G = G;
    this.P = P;
    this.Grid = new ArrayList<ArrayList<Square>>(this.Width);
    for(int i = 0; i < this.Width; i++){
      ArrayList<Square> temp = new ArrayList<Square>(this.Height);
      for(int j = 0; j < this.Height; j++){
        Square test = new Square(0,0,i,j);
        temp.add(test);
      }
      this.Grid.add(temp);
    }
  }
  
  //euclidianDistance
  public double euclidianDistance(Square A, Square B){
    return sqrt(sq(min(abs(A.getX() - B.getX()), this.Width - abs(A.getX() - B.getX()))) + sq(min(abs(A.getY() - B.getY()), this.Height - abs(A.getY() - B.getY()))));
  }
  
  //generateVision
  public LinkedList<Square> generateVision(int x, int y, int radius){
    LinkedList<Square> temp = new LinkedList<Square>();
    for(int i = -radius; i <= radius; i++){
      if(i==0);
      else temp.add(getSquare(x+i,y));
    }
    for(int i = -radius; i <= radius; i++){
      if(i==0) temp.addFirst(getSquare(x,y+i));
      else temp.add(getSquare(x,y+i));
    }
    return temp;
  }
  
  //addSugarBlob
  public void addSugarBlob(int x, int y, int radius, int maxsugarlevel){
    Square mid = getSquare(x,y);
    for(int i = 0; i < this.Width; i++){
      for(int j = 0; j < this.Height; j++){
        Square temp = getSquare(i,j);
        int subtractor = (int)euclidianDistance(mid,temp)/radius;
        if(temp.getMaxSugar() < maxsugarlevel-subtractor){
          temp.setMaxSugar(maxsugarlevel-subtractor);
          temp.setSugar(temp.getMaxSugar());
        }
      }
    }
  }
  
  //placeAgent
  public void placeAgent(Agent A, int row, int column){
    getSquare(row,column).setAgent(A);
  }
  
  //update
  public void update(){
    MovementRule m = new SugarSeekingMovementRule();
    Agent testing = new Agent(0,0,0,m);
    for(int i = 0; i < this.Width; i++){
      for(int j = 0; j < this.Height; j++){
        Square temp = getSquare(i,j);
        Agent temper = temp.getAgent();
        this.G.growBack(temp);
        if(temper == null);
        else{
          if(temper == testing);
          else{
            testing = temper;
            LinkedList<Square> vision = generateVision(i,j,testing.getVision());
            Square mid = vision.get(0);
            Collections.shuffle(vision);
            Square destination = temper.getMovementRule().move(vision,this,mid);
            testing.move(temp,destination);
            testing.step();
            if(testing.isAlive()) testing.eat(temp);
            else destination.setAgent(null);
          }
        }
      }
    }
  }
  
  //display
  public void display(){
    for(int i = 0; i < this.Width; i++){
      for(int j = 0; j < this.Height; j++){
        getSquare(i,j).display(this.sidelength);
      }
    }
  }
  
  //addAgentAtRandom
  public void addAgentAtRandom(Agent A){
    int x = abs((int)random(this.Width));
    int y = abs((int)random(this.Height));
    while(getAgentAt(x,y) != null){
      x = abs((int)random(this.Width));
      y = abs((int)random(this.Height));
    }
    placeAgent(A,x,y);
  } //<>//
  
  //gets
  ///////////////////////////////////////////////
  
  //getSquare
  public Square getSquare(int x, int y){
    ArrayList<Square> temp = (ArrayList)this.Grid.get(0);
    if(x >= this.Width){
      temp = (ArrayList)this.Grid.get(x-this.Width);
    }
    else if(x < 0){
      temp = (ArrayList)this.Grid.get(x+this.Width);
    }
    else{
      temp = (ArrayList)this.Grid.get(x);
    }
    Square tempS = temp.get(0);
    if(y >= this.Height){
      tempS = temp.get(y-this.Height);
    }
    else if(y < 0){
      tempS = temp.get(y+this.Height);
    }
    else{
      tempS = temp.get(y);
    }
    return tempS;
  }
  
  //getWidth
  public int getWidth(){
    return this.Width;
  }
  
  //getHeight
  public int getHeight(){
    return this.Height;
  }
  
  //getSquareSize
  public int getSquareSize(){
    return this.sidelength;
  }
  
  //getSugarAt
  public int getSugarAt(int x, int y){
    return getSquare(x,y).getSugar();
  }
  
  //getMaxSugarAt
  public int getMaxSugarAt(int x, int y){
    return getSquare(x,y).getMaxSugar();
  }
  
  //getAgentAt
  public Agent getAgentAt(int x, int y){
    return getSquare(x,y).getAgent();
  }
  
  //getAgents
  public ArrayList<Agent> getAgents(){
    ArrayList<Agent> temp = new ArrayList<Agent>();
    for(int i = 0; i < this.Width; i++){
      for(int j = 0; j < this.Height; j++){
        Agent here = this.getSquare(i,j).getAgent();
        if(here != null) temp.add(here);
      }
    }
    return temp;
  }
  
  //sets
  //////////////////////////////////////////////////////
  
  //fertility
  public void setFertility(FertilityRule F){
    this.F = F;
  }
  
  //replacement
  public void setReplacement(ReplacementRule R){
    this.R = R;
  }
  
}

// ── agent.pde
public class Agent
{
  //variables
  int metabolism;
  int vision;
  int sugarlevel;
  MovementRule move;
  int age;
  char sex;
  
  //constructor
  public Agent(int metabolism, int vision, int sugarlevel, MovementRule move){
    this.metabolism = metabolism;
    this.vision = vision;
    this.sugarlevel = sugarlevel;
    this.move = move;
    this.age = 0;
    if((int)random(0,1) == 1) this.sex = 'X';
    else this.sex = 'Y';
  }
  
  //constructor #2
  public Agent(int metabolism, int vision, int sugarlevel, MovementRule move, char sex){
    this.metabolism = metabolism;
    this.vision = vision;
    this.sugarlevel = sugarlevel;
    this.move = move;
    this.age = 0;
    this.sex = sex;
    if(!(this.sex == 'X' || this.sex == 'Y')) assert(1==0);
  }
  
  //move
  public void move(Square Source, Square Destination){
    if(Destination.getAgent() != null && Destination.getAgent() != this){}
    else{
      Source.setAgent(null);
      Destination.setAgent(this);
    }
  }
  
  //step
  public void step(){
    this.sugarlevel-=this.metabolism;
    if(this.sugarlevel < 0) this.sugarlevel = 0;
    this.age++;
  }
  
  //isAlive
  public boolean isAlive(){
    if(this.sugarlevel > 0) return true;
    else return false;
  }
  
  //eat
  public void eat(Square s){
    this.sugarlevel+=s.getSugar();
    s.setSugar(0);
  }
  
  //display
  public void display(int x, int y, int scale){
    strokeWeight(1);
    fill(0);
    stroke(0);
    ellipse(x,y,3*scale/4,3*scale/4);
  }
  
  //gift
  public void gift(Agent other, int amount){
    if(this.sugarlevel >= amount){
      other.increaseSugarLevel(amount);
      this.decreaseSugarLevel(amount);
    }
  }
  
  //gets
  ////////////////////////////////////////////////
  
  //metabolism
  public int getMetabolism(){
    return this.metabolism;
  }
  
  //vision
  public int getVision(){
    return this.vision;
  }
  
  //sugarlevel
  public int getSugarLevel(){
    return this.sugarlevel;
  }
  
  //movementrule
  public MovementRule getMovementRule(){
    return this.move;
  }
  
  //age
  public int getAge(){
    return this.age;
  }
  
  //sex
  public char getSex(){
    return this.sex;
  }
  
  //sets
  ///////////////////////////////////////////////
  
  //age
  public void setAge(int count){
    if(count < 0) assert(1==0);
    this.age=count;
  }
  
  //sugarlevel
  public void setSugarLevel(int amount){
    this.sugarlevel = amount;
  }
  
  //increasesugarlevel
  public void increaseSugarLevel(int amount){
    this.sugarlevel+=amount;
  }
  
  //decreasesugarlevel
  public void decreaseSugarLevel(int amount){
    this.sugarlevel-=amount;
  }
  
}
